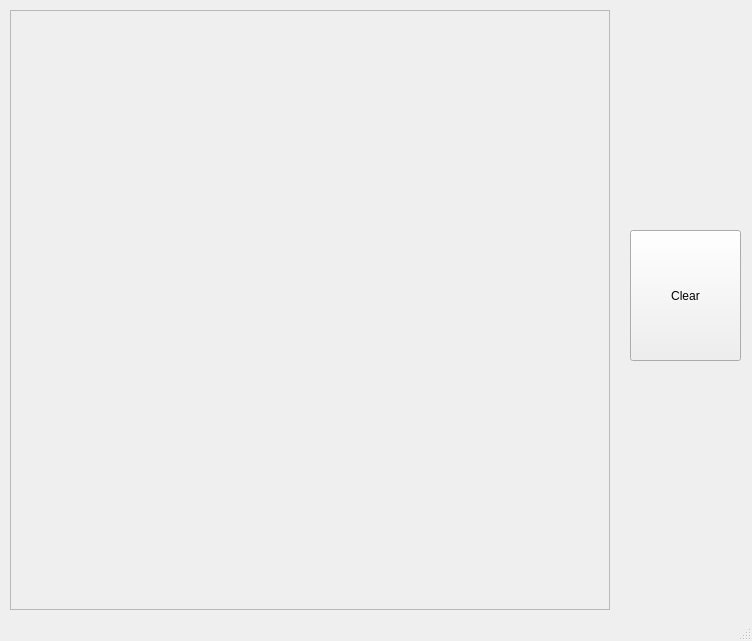
<?xml version="1.0" encoding="UTF-8"?>
<ui version="4.0">
 <class>MainWindow</class>
 <widget class="QMainWindow" name="MainWindow">
  <property name="geometry">
   <rect>
    <x>0</x>
    <y>0</y>
    <width>752</width>
    <height>641</height>
   </rect>
  </property>
  <property name="windowTitle">
   <string>1 - Lines - Radosław Mariowski</string>
  </property>
  <widget class="QWidget" name="centralWidget">
   <widget class="QFrame" name="frmCanvas">
    <property name="geometry">
     <rect>
      <x>10</x>
      <y>10</y>
      <width>600</width>
      <height>600</height>
     </rect>
    </property>
    <property name="frameShape">
     <enum>QFrame::StyledPanel</enum>
    </property>
    <property name="frameShadow">
     <enum>QFrame::Raised</enum>
    </property>
   </widget>
   <widget class="QPushButton" name="btnClear">
    <property name="geometry">
     <rect>
      <x>630</x>
      <y>230</y>
      <width>111</width>
      <height>131</height>
     </rect>
    </property>
    <property name="text">
     <string>Clear</string>
    </property>
   </widget>
  </widget>
  <widget class="QStatusBar" name="statusBar"/>
 </widget>
 <layoutdefault spacing="6" margin="11"/>
 <resources/>
 <connections/>
</ui>
